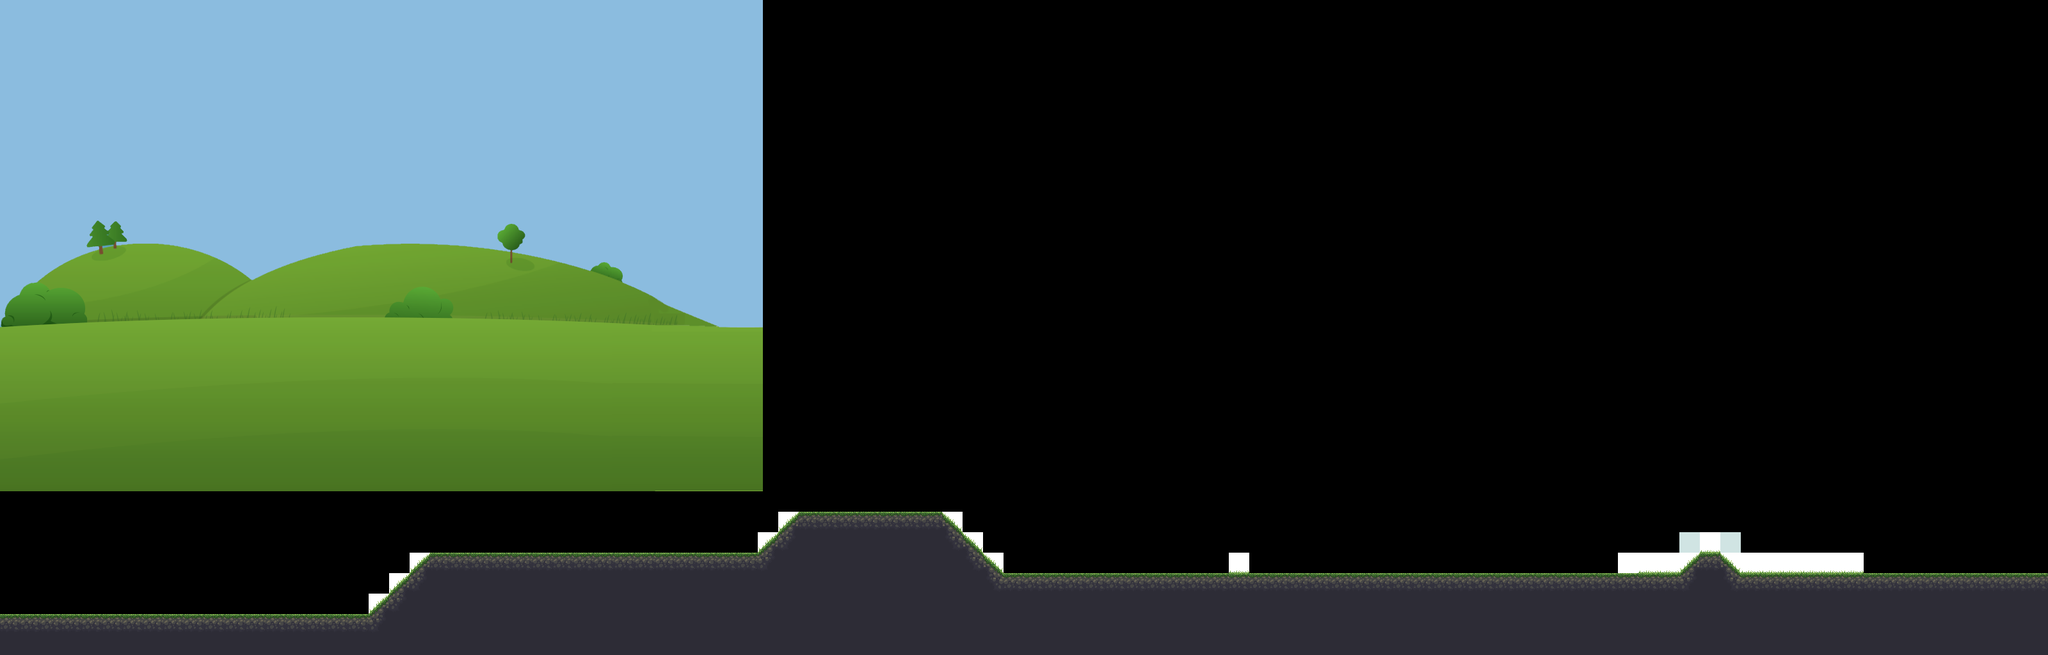

This game map was drawn from its Tiled (.tmx) file and the tilesets committed beside it. A one-line description and the trimmed map source follow:
An orthogonal 100x32 tile map with 32x32 px tiles, 2 tile layers (background, foreground), 2 tilesets, 1 image layer and 2 objects (hero).

<map version="1.0" orientation="orthogonal" renderorder="right-down" width="100" height="32" tilewidth="32" tileheight="32" nextobjectid="6">
 <tileset firstgid="1" name="tileset" tilewidth="32" tileheight="32">
  <image source="../img/tiles.png" width="1024" height="2016" />
 </tileset>
 <tileset firstgid="2017" name="tileset" tilewidth="32" tileheight="32">
  <image source="../img/tileset.png" width="320" height="192" />
 </tileset>
 <imagelayer name="parallax1" opacity="0.9">
  <image source="../img/background.png" />
  <properties>
   <property name="ratio" value="0.3" />
  </properties>
 </imagelayer>
 <layer name="background" width="100" height="32">
  <data>[3200 cells, 428 non-empty, 10 distinct tile ids]</data>
 </layer>
 <layer name="foreground" width="100" height="32">
  <data>[3200 cells, 0 non-empty, 0 distinct tile ids]</data>
 </layer>
 <objectgroup name="collision">
  <object id="3" x="8" y="828">
   <polyline points="0,0 1,133 566,133 669,35 1174,40 1245,-27 1459,-25 1560,72 2611,71 2649,38 2676,38 2713,74 3190,69 3188,-42" />
  </object>
 </objectgroup>
 <objectgroup name="Entities">
  <object id="5" name="hero" x="15" y="925" width="48" height="32">
   <properties>
    <property name="framewidth" value="48" />
    <property name="image" value="hero" />
   </properties>
  </object>
 </objectgroup>
</map>
